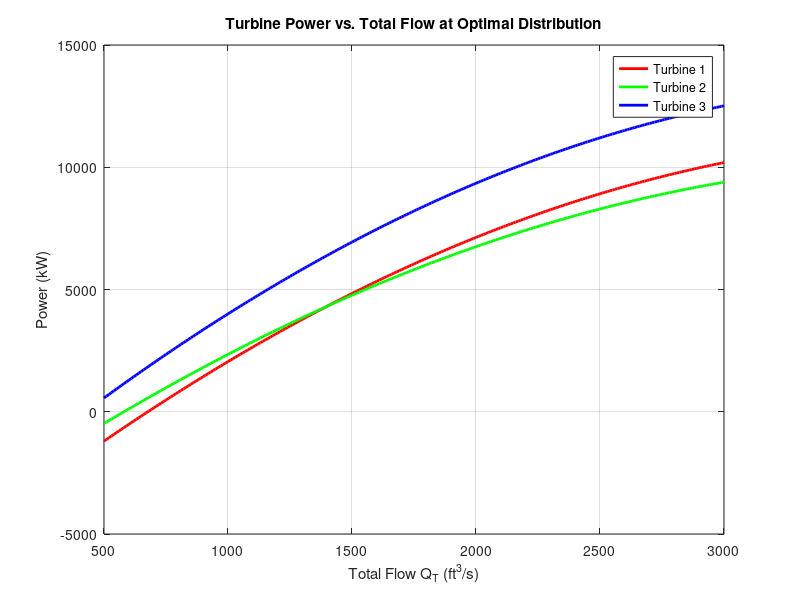

Recreate this plot in MATLAB. (Note: this script raises an error after producing the figure.)
%% Hydro-Turbine Optimization Using Lagrange Multipliers
% Based on the project by Alex Korde, MATH 2310
% Recreated from PDF description

clear; clc; close all;

%% Define constants from the derived equations
% Optimal flow distribution formulas (from Procedure 1)
% Q1 = 0.341*QT - 75.134
% Q2 = 0.297*QT + 20.995
% Q3 = 0.362*QT + 54.285

%% Turbine flow limits (from Procedure 2)
Q1_max = 1110;  % from PDF: Q1 <= 1110? Actually says Q1 <= 3475 but check
Q2_max = 1110;
Q3_max = 1225;  % from PDF: Q3 <= 1225 (or 3231? Using stricter)

% Actually from PDF page 4-5:
% Q1 <= 1110, Q2 <= 1110, Q3 <= 1225 are the operating limits

%% Procedure 3: Given total flow QT, compute optimal distribution
QT_input = 2500; % ft^3/s

Q1_opt = 0.341*QT_input - 75.134;
Q2_opt = 0.297*QT_input + 20.995;
Q3_opt = 0.362*QT_input + 54.285;

% Check limits
if Q1_opt > Q1_max || Q2_opt > Q2_max || Q3_opt > Q3_max
    warning('Flow exceeds turbine limits for QT = %d', QT_input);
end

%% Define power functions (from PDF page 3)
% KW_i = (A_i + B_i*Q_i + C_i*Q_i^2) * (170 - 1.6e-6 * QT^2)
% Note: In PDF, the quadratic coefficients are negative.

% Coefficients for each turbine
coeff = struct();
coeff(1).A = -18.89;
coeff(1).B = 0.1277;
coeff(1).C = -4.08e-5;

coeff(2).A = -24.51;
coeff(2).B = 0.1358;
coeff(2).C = -4.69e-5;

coeff(3).A = -27.02;
coeff(3).B = 0.1380;
coeff(3).C = -3.84e-5;

% Head loss factor (same for all turbines)
head_factor = @(QT) (170 - 1.6e-6 * QT^2);

% Power function for turbine i
KW = @(i, Q, QT) (coeff(i).A + coeff(i).B*Q + coeff(i).C*Q^2) * head_factor(QT);

%% Compute power at optimal flows
QT = QT_input;
KW1_val = KW(1, Q1_opt, QT);
KW2_val = KW(2, Q2_opt, QT);
KW3_val = KW(3, Q3_opt, QT);
total_power = KW1_val + KW2_val + KW3_val;

%% Display results
fprintf('=== Hydro-Turbine Optimization Results ===\n');
fprintf('Total flow QT = %.2f ft^3/s\n\n', QT);
fprintf('Optimal flow distribution:\n');
fprintf('  Q1 = %.2f ft^3/s\n', Q1_opt);
fprintf('  Q2 = %.2f ft^3/s\n', Q2_opt);
fprintf('  Q3 = %.2f ft^3/s\n', Q3_opt);
fprintf('  Sum = %.2f ft^3/s\n', Q1_opt+Q2_opt+Q3_opt);
fprintf('\nPower output:\n');
fprintf('  KW1 = %.2f kW\n', KW1_val);
fprintf('  KW2 = %.2f kW\n', KW2_val);
fprintf('  KW3 = %.2f kW\n', KW3_val);
fprintf('  Total = %.2f kW\n', total_power);

%% Compare with equal distribution (for validation)
Q_eq = QT/3;
KW1_eq = KW(1, Q_eq, QT);
KW2_eq = KW(2, Q_eq, QT);
KW3_eq = KW(3, Q_eq, QT);
total_eq = KW1_eq + KW2_eq + KW3_eq;

fprintf('\n=== Comparison with Equal Distribution ===\n');
fprintf('Equal Q = %.2f each\n', Q_eq);
fprintf('Total power (equal) = %.2f kW\n', total_eq);
fprintf('Improvement = %.2f kW (%.2f%%)\n', total_power - total_eq, ...
    (total_power - total_eq)/total_eq * 100);

%% Procedure 4: Test for QT = 1000 and QT = 600
QT_test = [1000, 600];
for k = 1:length(QT_test)
    QT_val = QT_test(k);
    Q1v = 0.341*QT_val - 75.134;
    Q2v = 0.297*QT_val + 20.995;
    Q3v = 0.362*QT_val + 54.285;
    KW1v = KW(1, Q1v, QT_val);
    KW2v = KW(2, Q2v, QT_val);
    KW3v = KW(3, Q3v, QT_val);
    totalv = KW1v + KW2v + KW3v;
    
    fprintf('\n=== QT = %.0f ft^3/s ===\n', QT_val);
    fprintf('Q1=%.2f, Q2=%.2f, Q3=%.2f\n', Q1v, Q2v, Q3v);
    fprintf('Total power = %.2f kW\n', totalv);
end

%% Procedure 5: Two-turbine optimization for QT=1500
% From PDF: Q2 = 86.354 + 0.870*Q1  (for turbines 1&2)
% For turbines 1&3: Q3 = 134.115 + 1.063*Q1
% For turbines 2&3: Q3 = 28.646 + 1.221*Q2

QT_2turb = 1500;

% Case 1: Turbines 1 and 2
% Q1 + Q2 = QT, Q2 = 86.354 + 0.870*Q1
% Solve: Q1 + (86.354 + 0.870*Q1) = QT
Q1_12 = (QT_2turb - 86.354) / (1 + 0.870);
Q2_12 = QT_2turb - Q1_12;
KW1_12 = KW(1, Q1_12, QT_2turb);
KW2_12 = KW(2, Q2_12, QT_2turb);
total_12 = KW1_12 + KW2_12;

% Case 2: Turbines 1 and 3
% Q3 = 134.115 + 1.063*Q1, Q1 + Q3 = QT
Q1_13 = (QT_2turb - 134.115) / (1 + 1.063);
Q3_13 = QT_2turb - Q1_13;
KW1_13 = KW(1, Q1_13, QT_2turb);
KW3_13 = KW(3, Q3_13, QT_2turb);
total_13 = KW1_13 + KW3_13;

% Case 3: Turbines 2 and 3
% Q3 = 28.646 + 1.221*Q2, Q2 + Q3 = QT
Q2_23 = (QT_2turb - 28.646) / (1 + 1.221);
Q3_23 = QT_2turb - Q2_23;
KW2_23 = KW(2, Q2_23, QT_2turb);
KW3_23 = KW(3, Q3_23, QT_2turb);
total_23 = KW2_23 + KW3_23;

fprintf('\n=== Two-Turbine Optimization (QT = %.0f) ===\n', QT_2turb);
fprintf('Turbines 1&2: Q1=%.2f, Q2=%.2f → Total = %.2f kW\n', Q1_12, Q2_12, total_12);
fprintf('Turbines 1&3: Q1=%.2f, Q3=%.2f → Total = %.2f kW\n', Q1_13, Q3_13, total_13);
fprintf('Turbines 2&3: Q2=%.2f, Q3=%.2f → Total = %.2f kW\n', Q2_23, Q3_23, total_23);
[best_total, best_idx] = max([total_12, total_13, total_23]);
fprintf('Best combination: Turbines %d&%d with %.2f kW\n', ...
    best_idx==1&&1||2, best_idx==2&&1||3, best_idx==3&&2||3, best_total);

%% Plot power vs total flow for all three turbines (Figure similar to PDF)
QT_range = 500:10:3000;
Q1_range = 0.341*QT_range - 75.134;
Q2_range = 0.297*QT_range + 20.995;
Q3_range = 0.362*QT_range + 54.285;

% Ensure non-negative flows
Q1_range(Q1_range < 0) = 0;
Q2_range(Q2_range < 0) = 0;
Q3_range(Q3_range < 0) = 0;

KW1_range = arrayfun(@(q, qt) KW(1, q, qt), Q1_range, QT_range);
KW2_range = arrayfun(@(q, qt) KW(2, q, qt), Q2_range, QT_range);
KW3_range = arrayfun(@(q, qt) KW(3, q, qt), Q3_range, QT_range);

figure;
plot(QT_range, KW1_range, 'r-', 'LineWidth', 2); hold on;
plot(QT_range, KW2_range, 'g-', 'LineWidth', 2);
plot(QT_range, KW3_range, 'b-', 'LineWidth', 2);
xlabel('Total Flow Q_T (ft^3/s)');
ylabel('Power (kW)');
title('Turbine Power vs. Total Flow at Optimal Distribution');
legend('Turbine 1', 'Turbine 2', 'Turbine 3');
grid on;

% Mark the point at QT=600 as in PDF
xline(600, '--k', 'QT=600');
fprintf('\nPlot generated: Power vs. QT for all three turbines.\n');
